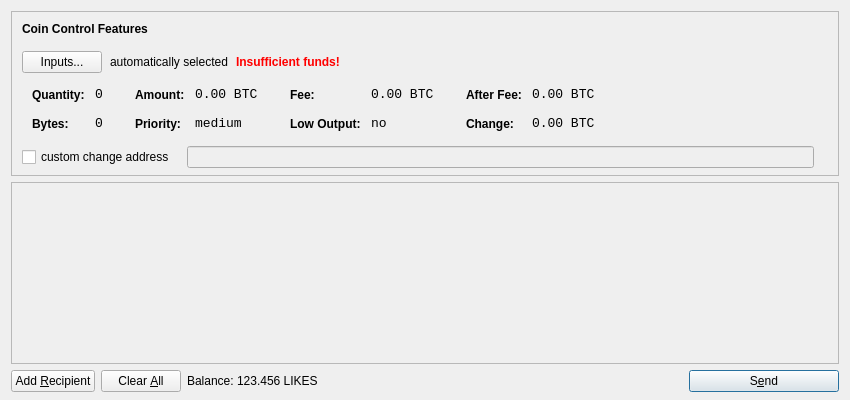
<?xml version="1.0" encoding="UTF-8"?>
<ui version="4.0">
 <class>SendCoinsDialog</class>
 <widget class="QDialog" name="SendCoinsDialog">
  <property name="geometry">
   <rect>
    <x>0</x>
    <y>0</y>
    <width>850</width>
    <height>400</height>
   </rect>
  </property>
  <property name="windowTitle">
   <string>Send Coins</string>
  </property>
  <layout class="QVBoxLayout" name="verticalLayout" stretch="0,1,0">
   <property name="bottomMargin">
    <number>8</number>
   </property>
   <item>
    <widget class="QFrame" name="frameCoinControl">
     <property name="sizePolicy">
      <sizepolicy hsizetype="Expanding" vsizetype="Expanding">
       <horstretch>0</horstretch>
       <verstretch>0</verstretch>
      </sizepolicy>
     </property>
     <property name="maximumSize">
      <size>
       <width>16777215</width>
       <height>16777215</height>
      </size>
     </property>
     <property name="frameShape">
      <enum>QFrame::StyledPanel</enum>
     </property>
     <property name="frameShadow">
      <enum>QFrame::Sunken</enum>
     </property>
     <layout class="QVBoxLayout" name="verticalLayoutCoinControl2">
      <property name="spacing">
       <number>-1</number>
      </property>
      <property name="leftMargin">
       <number>0</number>
      </property>
      <property name="topMargin">
       <number>0</number>
      </property>
      <property name="rightMargin">
       <number>0</number>
      </property>
      <property name="bottomMargin">
       <number>6</number>
      </property>
      <item>
       <layout class="QVBoxLayout" name="verticalLayoutCoinControl" stretch="0,0,0,0,1">
        <property name="spacing">
         <number>0</number>
        </property>
        <property name="leftMargin">
         <number>10</number>
        </property>
        <property name="topMargin">
         <number>10</number>
        </property>
        <item>
         <layout class="QHBoxLayout" name="horizontalLayoutCoinControl1">
          <property name="bottomMargin">
           <number>15</number>
          </property>
          <item>
           <widget class="QLabel" name="labelCoinControlFeatures">
            <property name="sizePolicy">
             <sizepolicy hsizetype="Preferred" vsizetype="Maximum">
              <horstretch>0</horstretch>
              <verstretch>0</verstretch>
             </sizepolicy>
            </property>
            <property name="font">
             <font>
              <weight>75</weight>
              <bold>true</bold>
             </font>
            </property>
            <property name="styleSheet">
             <string notr="true">font-weight:bold;</string>
            </property>
            <property name="text">
             <string>Coin Control Features</string>
            </property>
           </widget>
          </item>
         </layout>
        </item>
        <item>
         <layout class="QHBoxLayout" name="horizontalLayoutCoinControl2" stretch="0,0,0,0">
          <property name="spacing">
           <number>8</number>
          </property>
          <property name="bottomMargin">
           <number>10</number>
          </property>
          <item>
           <widget class="QPushButton" name="pushButtonCoinControl">
            <property name="styleSheet">
             <string notr="true"/>
            </property>
            <property name="text">
             <string>Inputs...</string>
            </property>
           </widget>
          </item>
          <item>
           <widget class="QLabel" name="labelCoinControlAutomaticallySelected">
            <property name="text">
             <string>automatically selected</string>
            </property>
            <property name="margin">
             <number>5</number>
            </property>
           </widget>
          </item>
          <item>
           <widget class="QLabel" name="labelCoinControlInsuffFunds">
            <property name="font">
             <font>
              <weight>75</weight>
              <bold>true</bold>
             </font>
            </property>
            <property name="styleSheet">
             <string notr="true">color:red;font-weight:bold;</string>
            </property>
            <property name="text">
             <string>Insufficient funds!</string>
            </property>
            <property name="margin">
             <number>5</number>
            </property>
           </widget>
          </item>
          <item>
           <spacer name="horizontalSpacerCoinControl">
            <property name="orientation">
             <enum>Qt::Horizontal</enum>
            </property>
            <property name="sizeHint" stdset="0">
             <size>
              <width>40</width>
              <height>1</height>
             </size>
            </property>
           </spacer>
          </item>
         </layout>
        </item>
        <item>
         <widget class="QWidget" name="widgetCoinControl" native="true">
          <property name="sizePolicy">
           <sizepolicy hsizetype="Preferred" vsizetype="Preferred">
            <horstretch>0</horstretch>
            <verstretch>0</verstretch>
           </sizepolicy>
          </property>
          <property name="minimumSize">
           <size>
            <width>0</width>
            <height>0</height>
           </size>
          </property>
          <property name="styleSheet">
           <string notr="true"/>
          </property>
          <layout class="QHBoxLayout" name="horizontalLayoutCoinControl5">
           <property name="margin">
            <number>0</number>
           </property>
           <item>
            <layout class="QHBoxLayout" name="horizontalLayoutCoinControl3" stretch="0,0,0,1">
             <property name="spacing">
              <number>20</number>
             </property>
             <property name="topMargin">
              <number>0</number>
             </property>
             <property name="bottomMargin">
              <number>10</number>
             </property>
             <item>
              <layout class="QFormLayout" name="formLayoutCoinControl1">
               <property name="horizontalSpacing">
                <number>10</number>
               </property>
               <property name="verticalSpacing">
                <number>14</number>
               </property>
               <property name="leftMargin">
                <number>10</number>
               </property>
               <property name="topMargin">
                <number>4</number>
               </property>
               <property name="rightMargin">
                <number>6</number>
               </property>
               <item row="0" column="0">
                <widget class="QLabel" name="labelCoinControlQuantityText">
                 <property name="styleSheet">
                  <string notr="true">font-weight:bold;</string>
                 </property>
                 <property name="text">
                  <string>Quantity:</string>
                 </property>
                 <property name="margin">
                  <number>0</number>
                 </property>
                </widget>
               </item>
               <item row="0" column="1">
                <widget class="QLabel" name="labelCoinControlQuantity">
                 <property name="font">
                  <font>
                   <family>Monospace</family>
                   <pointsize>10</pointsize>
                  </font>
                 </property>
                 <property name="cursor">
                  <cursorShape>IBeamCursor</cursorShape>
                 </property>
                 <property name="contextMenuPolicy">
                  <enum>Qt::ActionsContextMenu</enum>
                 </property>
                 <property name="text">
                  <string notr="true">0</string>
                 </property>
                 <property name="margin">
                  <number>0</number>
                 </property>
                 <property name="textInteractionFlags">
                  <set>Qt::LinksAccessibleByMouse|Qt::TextSelectableByKeyboard|Qt::TextSelectableByMouse</set>
                 </property>
                </widget>
               </item>
               <item row="1" column="0">
                <widget class="QLabel" name="labelCoinControlBytesText">
                 <property name="styleSheet">
                  <string notr="true">font-weight:bold;</string>
                 </property>
                 <property name="text">
                  <string>Bytes:</string>
                 </property>
                </widget>
               </item>
               <item row="1" column="1">
                <widget class="QLabel" name="labelCoinControlBytes">
                 <property name="font">
                  <font>
                   <family>Monospace</family>
                   <pointsize>10</pointsize>
                  </font>
                 </property>
                 <property name="cursor">
                  <cursorShape>IBeamCursor</cursorShape>
                 </property>
                 <property name="contextMenuPolicy">
                  <enum>Qt::ActionsContextMenu</enum>
                 </property>
                 <property name="text">
                  <string notr="true">0</string>
                 </property>
                 <property name="textInteractionFlags">
                  <set>Qt::LinksAccessibleByMouse|Qt::TextSelectableByKeyboard|Qt::TextSelectableByMouse</set>
                 </property>
                </widget>
               </item>
              </layout>
             </item>
             <item>
              <layout class="QFormLayout" name="formLayoutCoinControl2">
               <property name="horizontalSpacing">
                <number>10</number>
               </property>
               <property name="verticalSpacing">
                <number>14</number>
               </property>
               <property name="leftMargin">
                <number>6</number>
               </property>
               <property name="topMargin">
                <number>4</number>
               </property>
               <property name="rightMargin">
                <number>6</number>
               </property>
               <item row="0" column="0">
                <widget class="QLabel" name="labelCoinControlAmountText">
                 <property name="styleSheet">
                  <string notr="true">font-weight:bold;</string>
                 </property>
                 <property name="text">
                  <string>Amount:</string>
                 </property>
                 <property name="margin">
                  <number>0</number>
                 </property>
                </widget>
               </item>
               <item row="0" column="1">
                <widget class="QLabel" name="labelCoinControlAmount">
                 <property name="font">
                  <font>
                   <family>Monospace</family>
                   <pointsize>10</pointsize>
                  </font>
                 </property>
                 <property name="cursor">
                  <cursorShape>IBeamCursor</cursorShape>
                 </property>
                 <property name="contextMenuPolicy">
                  <enum>Qt::ActionsContextMenu</enum>
                 </property>
                 <property name="text">
                  <string notr="true">0.00 BTC</string>
                 </property>
                 <property name="textInteractionFlags">
                  <set>Qt::LinksAccessibleByMouse|Qt::TextSelectableByKeyboard|Qt::TextSelectableByMouse</set>
                 </property>
                </widget>
               </item>
               <item row="1" column="0">
                <widget class="QLabel" name="labelCoinControlPriorityText">
                 <property name="styleSheet">
                  <string notr="true">font-weight:bold;</string>
                 </property>
                 <property name="text">
                  <string>Priority:</string>
                 </property>
                </widget>
               </item>
               <item row="1" column="1">
                <widget class="QLabel" name="labelCoinControlPriority">
                 <property name="font">
                  <font>
                   <family>Monospace</family>
                   <pointsize>10</pointsize>
                  </font>
                 </property>
                 <property name="cursor">
                  <cursorShape>IBeamCursor</cursorShape>
                 </property>
                 <property name="contextMenuPolicy">
                  <enum>Qt::ActionsContextMenu</enum>
                 </property>
                 <property name="text">
                  <string>medium</string>
                 </property>
                 <property name="textInteractionFlags">
                  <set>Qt::LinksAccessibleByMouse|Qt::TextSelectableByKeyboard|Qt::TextSelectableByMouse</set>
                 </property>
                </widget>
               </item>
              </layout>
             </item>
             <item>
              <layout class="QFormLayout" name="formLayoutCoinControl3">
               <property name="horizontalSpacing">
                <number>10</number>
               </property>
               <property name="verticalSpacing">
                <number>14</number>
               </property>
               <property name="leftMargin">
                <number>6</number>
               </property>
               <property name="topMargin">
                <number>4</number>
               </property>
               <property name="rightMargin">
                <number>6</number>
               </property>
               <item row="0" column="0">
                <widget class="QLabel" name="labelCoinControlFeeText">
                 <property name="styleSheet">
                  <string notr="true">font-weight:bold;</string>
                 </property>
                 <property name="text">
                  <string>Fee:</string>
                 </property>
                 <property name="margin">
                  <number>0</number>
                 </property>
                </widget>
               </item>
               <item row="0" column="1">
                <widget class="QLabel" name="labelCoinControlFee">
                 <property name="font">
                  <font>
                   <family>Monospace</family>
                   <pointsize>10</pointsize>
                  </font>
                 </property>
                 <property name="cursor">
                  <cursorShape>IBeamCursor</cursorShape>
                 </property>
                 <property name="contextMenuPolicy">
                  <enum>Qt::ActionsContextMenu</enum>
                 </property>
                 <property name="text">
                  <string notr="true">0.00 BTC</string>
                 </property>
                 <property name="textInteractionFlags">
                  <set>Qt::LinksAccessibleByMouse|Qt::TextSelectableByKeyboard|Qt::TextSelectableByMouse</set>
                 </property>
                </widget>
               </item>
               <item row="1" column="0">
                <widget class="QLabel" name="labelCoinControlLowOutputText">
                 <property name="styleSheet">
                  <string notr="true">font-weight:bold;</string>
                 </property>
                 <property name="text">
                  <string>Low Output:</string>
                 </property>
                </widget>
               </item>
               <item row="1" column="1">
                <widget class="QLabel" name="labelCoinControlLowOutput">
                 <property name="font">
                  <font>
                   <family>Monospace</family>
                   <pointsize>10</pointsize>
                  </font>
                 </property>
                 <property name="cursor">
                  <cursorShape>IBeamCursor</cursorShape>
                 </property>
                 <property name="contextMenuPolicy">
                  <enum>Qt::ActionsContextMenu</enum>
                 </property>
                 <property name="text">
                  <string>no</string>
                 </property>
                 <property name="textInteractionFlags">
                  <set>Qt::LinksAccessibleByMouse|Qt::TextSelectableByKeyboard|Qt::TextSelectableByMouse</set>
                 </property>
                </widget>
               </item>
              </layout>
             </item>
             <item>
              <layout class="QFormLayout" name="formLayoutCoinControl4">
               <property name="horizontalSpacing">
                <number>10</number>
               </property>
               <property name="verticalSpacing">
                <number>14</number>
               </property>
               <property name="leftMargin">
                <number>6</number>
               </property>
               <property name="topMargin">
                <number>4</number>
               </property>
               <property name="rightMargin">
                <number>6</number>
               </property>
               <item row="0" column="0">
                <widget class="QLabel" name="labelCoinControlAfterFeeText">
                 <property name="styleSheet">
                  <string notr="true">font-weight:bold;</string>
                 </property>
                 <property name="text">
                  <string>After Fee:</string>
                 </property>
                 <property name="margin">
                  <number>0</number>
                 </property>
                </widget>
               </item>
               <item row="0" column="1">
                <widget class="QLabel" name="labelCoinControlAfterFee">
                 <property name="font">
                  <font>
                   <family>Monospace</family>
                   <pointsize>10</pointsize>
                  </font>
                 </property>
                 <property name="cursor">
                  <cursorShape>IBeamCursor</cursorShape>
                 </property>
                 <property name="contextMenuPolicy">
                  <enum>Qt::ActionsContextMenu</enum>
                 </property>
                 <property name="text">
                  <string notr="true">0.00 BTC</string>
                 </property>
                 <property name="textInteractionFlags">
                  <set>Qt::LinksAccessibleByMouse|Qt::TextSelectableByKeyboard|Qt::TextSelectableByMouse</set>
                 </property>
                </widget>
               </item>
               <item row="1" column="0">
                <widget class="QLabel" name="labelCoinControlChangeText">
                 <property name="styleSheet">
                  <string notr="true">font-weight:bold;</string>
                 </property>
                 <property name="text">
                  <string>Change:</string>
                 </property>
                </widget>
               </item>
               <item row="1" column="1">
                <widget class="QLabel" name="labelCoinControlChange">
                 <property name="font">
                  <font>
                   <family>Monospace</family>
                   <pointsize>10</pointsize>
                  </font>
                 </property>
                 <property name="cursor">
                  <cursorShape>IBeamCursor</cursorShape>
                 </property>
                 <property name="contextMenuPolicy">
                  <enum>Qt::ActionsContextMenu</enum>
                 </property>
                 <property name="text">
                  <string notr="true">0.00 BTC</string>
                 </property>
                 <property name="textInteractionFlags">
                  <set>Qt::LinksAccessibleByMouse|Qt::TextSelectableByKeyboard|Qt::TextSelectableByMouse</set>
                 </property>
                </widget>
               </item>
              </layout>
             </item>
            </layout>
           </item>
          </layout>
         </widget>
        </item>
        <item>
         <layout class="QHBoxLayout" name="horizontalLayoutCoinControl4" stretch="0,0,0">
          <property name="spacing">
           <number>12</number>
          </property>
          <property name="sizeConstraint">
           <enum>QLayout::SetDefaultConstraint</enum>
          </property>
          <property name="topMargin">
           <number>5</number>
          </property>
          <property name="rightMargin">
           <number>5</number>
          </property>
          <item>
           <widget class="QCheckBox" name="checkBoxCoinControlChange">
            <property name="text">
             <string>custom change address</string>
            </property>
           </widget>
          </item>
          <item>
           <widget class="QLineEdit" name="lineEditCoinControlChange">
            <property name="enabled">
             <bool>false</bool>
            </property>
            <property name="sizePolicy">
             <sizepolicy hsizetype="Expanding" vsizetype="Fixed">
              <horstretch>0</horstretch>
              <verstretch>0</verstretch>
             </sizepolicy>
            </property>
           </widget>
          </item>
          <item>
           <widget class="QLabel" name="labelCoinControlChangeLabel">
            <property name="sizePolicy">
             <sizepolicy hsizetype="Preferred" vsizetype="Expanding">
              <horstretch>0</horstretch>
              <verstretch>0</verstretch>
             </sizepolicy>
            </property>
            <property name="minimumSize">
             <size>
              <width>0</width>
              <height>0</height>
             </size>
            </property>
            <property name="text">
             <string/>
            </property>
            <property name="margin">
             <number>3</number>
            </property>
           </widget>
          </item>
         </layout>
        </item>
        <item>
         <spacer name="verticalSpacerCoinControl">
          <property name="orientation">
           <enum>Qt::Vertical</enum>
          </property>
          <property name="sizeHint" stdset="0">
           <size>
            <width>800</width>
            <height>1</height>
           </size>
          </property>
         </spacer>
        </item>
       </layout>
      </item>
     </layout>
    </widget>
   </item>
   <item>
    <widget class="QScrollArea" name="scrollArea">
     <property name="widgetResizable">
      <bool>true</bool>
     </property>
     <widget class="QWidget" name="scrollAreaWidgetContents">
      <property name="geometry">
       <rect>
        <x>0</x>
        <y>0</y>
        <width>830</width>
        <height>165</height>
       </rect>
      </property>
      <layout class="QVBoxLayout" name="verticalLayout_2">
       <property name="margin">
        <number>0</number>
       </property>
       <item>
        <layout class="QVBoxLayout" name="entries">
         <property name="spacing">
          <number>6</number>
         </property>
        </layout>
       </item>
       <item>
        <spacer name="verticalSpacer">
         <property name="orientation">
          <enum>Qt::Vertical</enum>
         </property>
         <property name="sizeHint" stdset="0">
          <size>
           <width>20</width>
           <height>40</height>
          </size>
         </property>
        </spacer>
       </item>
      </layout>
     </widget>
    </widget>
   </item>
   <item>
    <layout class="QHBoxLayout" name="horizontalLayout">
     <item>
      <widget class="QPushButton" name="addButton">
       <property name="toolTip">
        <string>Send to multiple recipients at once</string>
       </property>
       <property name="text">
        <string>Add &amp;Recipient</string>
       </property>
       <property name="icon">
        <iconset resource="../bitcoin.qrc">
         <normaloff>:/icons/add</normaloff>:/icons/add</iconset>
       </property>
       <property name="autoDefault">
        <bool>false</bool>
       </property>
      </widget>
     </item>
     <item>
      <widget class="QPushButton" name="clearButton">
       <property name="sizePolicy">
        <sizepolicy hsizetype="Minimum" vsizetype="Fixed">
         <horstretch>0</horstretch>
         <verstretch>0</verstretch>
        </sizepolicy>
       </property>
       <property name="toolTip">
        <string>Remove all transaction fields</string>
       </property>
       <property name="text">
        <string>Clear &amp;All</string>
       </property>
       <property name="icon">
        <iconset resource="../bitcoin.qrc">
         <normaloff>:/icons/remove</normaloff>:/icons/remove</iconset>
       </property>
       <property name="autoRepeatDelay">
        <number>300</number>
       </property>
       <property name="autoDefault">
        <bool>false</bool>
       </property>
      </widget>
     </item>
     <item>
      <layout class="QHBoxLayout" name="horizontalLayout_2">
       <property name="spacing">
        <number>3</number>
       </property>
       <item>
        <widget class="QLabel" name="label">
         <property name="text">
          <string>Balance:</string>
         </property>
        </widget>
       </item>
       <item>
        <widget class="QLabel" name="labelBalance">
         <property name="cursor">
          <cursorShape>IBeamCursor</cursorShape>
         </property>
         <property name="text">
          <string>123.456 LIKES</string>
         </property>
         <property name="textInteractionFlags">
          <set>Qt::LinksAccessibleByMouse|Qt::TextSelectableByKeyboard|Qt::TextSelectableByMouse</set>
         </property>
        </widget>
       </item>
      </layout>
     </item>
     <item>
      <spacer name="horizontalSpacer">
       <property name="orientation">
        <enum>Qt::Horizontal</enum>
       </property>
       <property name="sizeHint" stdset="0">
        <size>
         <width>40</width>
         <height>20</height>
        </size>
       </property>
      </spacer>
     </item>
     <item>
      <widget class="QPushButton" name="sendButton">
       <property name="minimumSize">
        <size>
         <width>150</width>
         <height>0</height>
        </size>
       </property>
       <property name="toolTip">
        <string>Confirm the send action</string>
       </property>
       <property name="text">
        <string>S&amp;end</string>
       </property>
       <property name="icon">
        <iconset resource="../bitcoin.qrc">
         <normaloff>:/icons/send</normaloff>:/icons/send</iconset>
       </property>
       <property name="default">
        <bool>true</bool>
       </property>
      </widget>
     </item>
    </layout>
   </item>
  </layout>
 </widget>
 <resources>
  <include location="../bitcoin.qrc"/>
 </resources>
 <connections/>
</ui>
